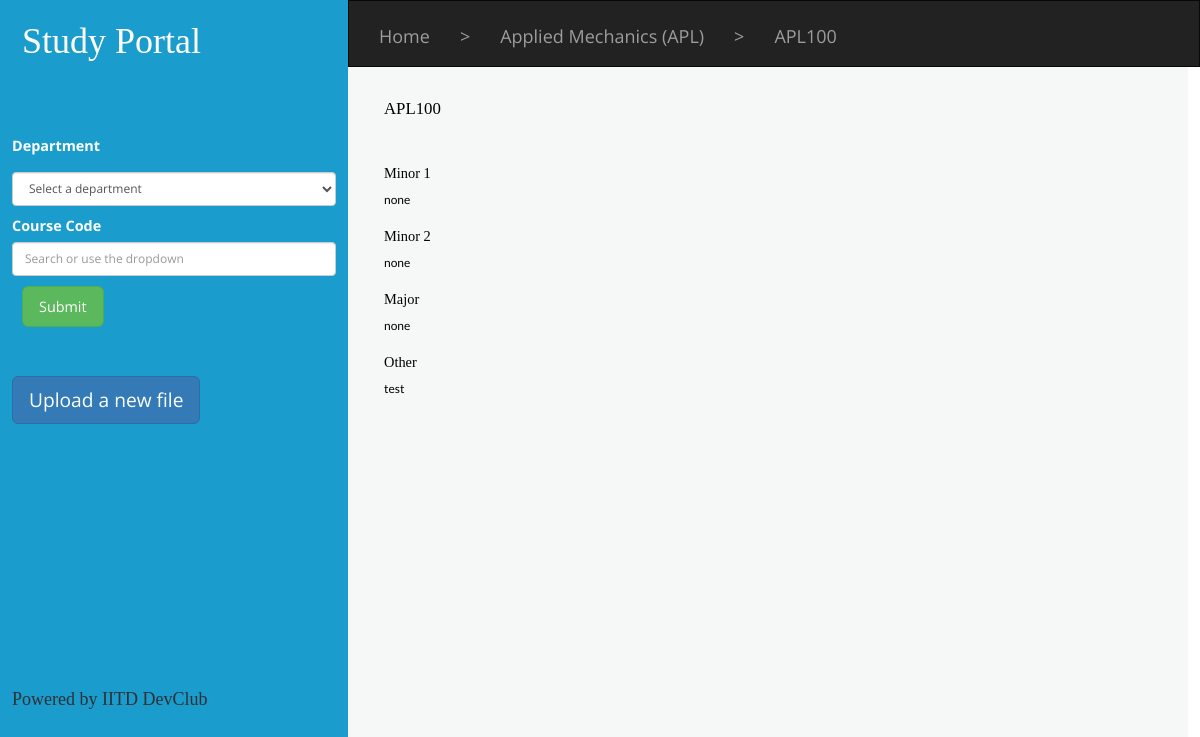
Before: /studapp/view/?department=1&course_code=APL100 with the older database file.
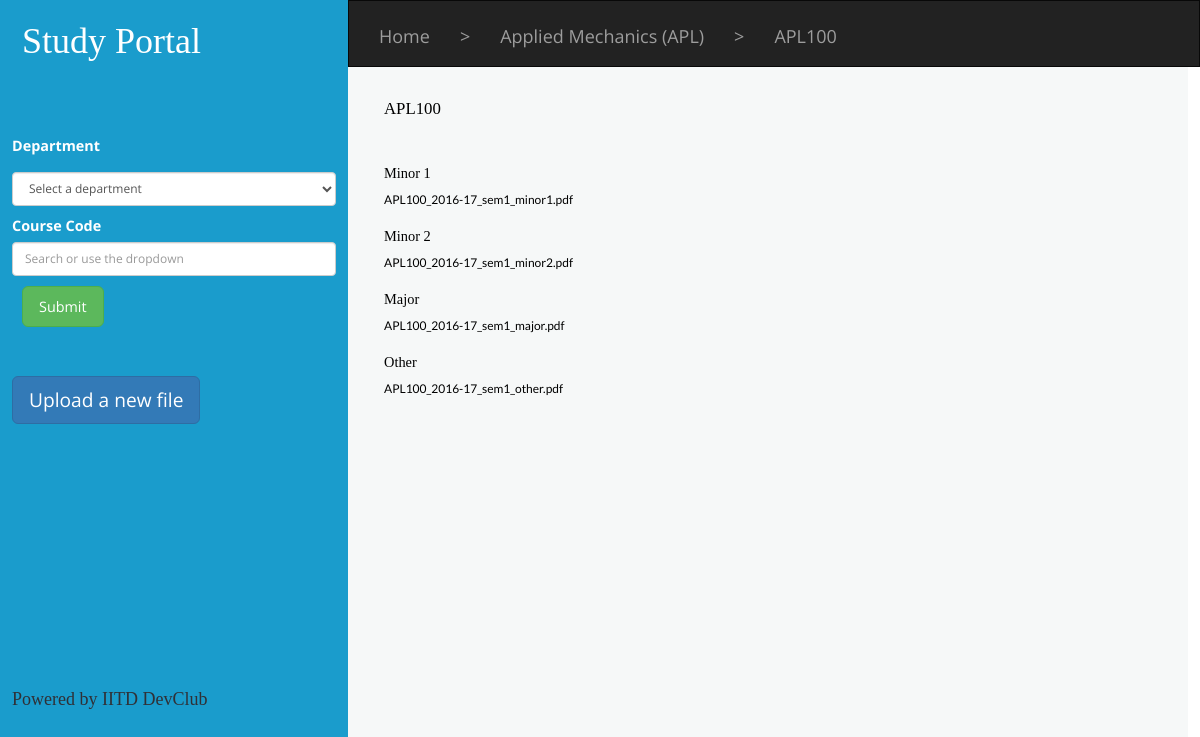
After: the same page with the newer database file.
### studapp/models.py (models this page shows, shortened)
class Course_code(models.Model):
	dept=models.ForeignKey(Department,on_delete=models.CASCADE)
	code=models.CharField(max_length=6)#like APL100

class Department(models.Model):
	dept=models.CharField(max_length=50)
	code=models.CharField(max_length=3)

class Minor1(models.Model):
	course=models.ForeignKey(Course_code,on_delete=models.CASCADE)
	paper = models.FileField()

class Minor2(models.Model):
	course=models.ForeignKey(Course_code,on_delete=models.CASCADE)
	paper = models.FileField()

class Major(models.Model):
	course=models.ForeignKey(Course_code,on_delete=models.CASCADE)
	paper = models.FileField()

class Other(models.Model):
	course=models.ForeignKey(Course_code,on_delete=models.CASCADE)
	paper= models.FileField()

### studapp/views.py (the view)
def display(request):
	all_departments=Department.objects.order_by('dept')
	all_courses=Course_code.objects.order_by('code')
	department_id=request.GET.get('department','None')
	try:
		course_code_id=Course_code.objects.get(code=request.GET.get('course_code','None')).id
	except:
		course_code_id='0'
	if department_id=='0' and course_code_id=='0':
		return render(request,'studapp/index.html',{'departments':all_departments,'courses':all_courses})
	elif course_code_id=='0':
		dept=Department.objects.get(pk=department_id)
		return render(request,'studapp/get_course_codes.html',{'department':dept,'departments':all_departments,'courses':all_courses})
	else:
		course=Course_code.objects.get(pk=course_code_id)
		return render(request,'studapp/get_papers.html',{'course':course,'departments':all_departments,'courses':all_courses})

### studapp/templates/studapp/get_papers.html (shortened to what this page needs)
{% extends 'studapp/index.html' %}
{% load static %}
{% block navbar %}
<nav class="navbar navbar-inverse" style="position:fixed;top:0px;width:71vw;border-radius:0px;left:29vw;">
  <div class="container-fluid">
    <ol class="nav navbar-nav" style='font-size:1.5vw;padding-bottom: 5px;'>
      <li style="display: inline-block;"><a href="/studapp/">Home</a></li>
<li style="pointer-events: none;cursor: default; display: inline-block;" class='nav_li'><a href="/studapp/">></a></li>
<li style="display: inline-block;"><a href="?department={{course.dept.id}}&course_code=0">{{course.dept.dept}}</a></li>
<li style="pointer-events: none;cursor: default;display: inline-block;" class='nav_li'><a href="/studapp/">></a></li>
	<li class='nav_li' style="display: inline-block;"><a href="?department={{course.dept.id}}&course_code={{course.id}}">{{course.code}}</a></li>
    </ol>
  </div>
</nav>
{% endblock %}
{% block content %}
<h2 id='code'>{{ course.code }}</h2>
<br />
<h3>Minor 1</h3>
<span id='papers'>
{% for exam in course.minor1_set.all %}
<a class='p' href={{exam.paper.url}}>{{exam.paper}}</a>
{% endfor %}
<h3>Minor 2</h3>
{% for exam in course.minor2_set.all %}
<a class='p' href={{exam.paper.url}}>{{exam.paper}}</a>
{% endfor %}
<h3>Major</h3>
{% for exam in course.major_set.all %}
<a class='p' href={{exam.paper.url}}>{{exam.paper}}</a>
{% endfor %}
<h3>Other</h3>
{% for exam in course.other_set.all %}
<a class='p' href={{exam.paper.url}}>{{exam.paper}}</a>
{% endfor %}
</span>
{% endblock %}

### studapp/templates/studapp/index.html (shortened to what this page needs)
{% load static %}
<html>
<head>
	<link rel="stylesheet" href="https://maxcdn.bootstrapcdn.com/bootstrap/3.3.7/css/bootstrap.min.css">
	<link type="text/css" rel="stylesheet" href="{% static 'studapp/style.css' %}"/>
</head>
<body>
  <div class="sidebar">
	<a style="text-decoration:none" href="/studapp/"><h1 style="color:white;font-size:3vw; ">Study Portal</h1></a>
	{% block sidebar %}
	<div class="input">
	<form action="/studapp/view" id='course_with_code' method='get'>
	<div class="form-group">
	<label for="course_code" style="color:white;font-size: 1.2vw;">Department</label>
	<select class='form-control' name="department" form="course_with_code" id='select1' style="font-size: 1vw;">
		 <option value="0" selected="selected">Select a department</option>
	</select>
	<label for="course_code" style="color:white; font-size: 1.2vw;">Course Code</label>
	<input type='text' style='margin:0px; font-size: 1vw;' class='form-control' list='course_code' name="course_code" form="course_with_code" autocomplete="off" id='select2' placeholder="Search or use the dropdown" >
 	<input  type="submit" class="btn btn-success btn-lg" style="font-size:1.2vw;"></div></form></div>
	{% endblock %}
	<br/>
	<br/>
	<a href="/studapp/upload" class="btn btn-primary btn-lg" style="font-size:1.6vw;">Upload a new file</a>
	<h2 class="text-primary" style="color:#303036; font-size:1.5vw; position: fixed; bottom: 10vh; margin-top: 10vh;">Powered by IITD DevClub<h2>
  </div>
  <div class="content container">
{% block navbar %}{% endblock %}
{% block content %}{% endblock %}
 </div>
</body>
</html>

### studapp/static/studapp/style.css (style rules this page uses)
* { box-sizing: border-box; }
body { margin: 0; padding:0; }
.sidebar { width: 29vw; height: 100vh; left:0; top:0; position: fixed; padding: 1%; background-color: #1a9ccc; }
.content { width:70vw; padding:10vh 3vw; height:100vh; background-color: rgb(246, 248, 248); margin-left: 29vw ; background-repeat: repeat-y; }
a { color: White; text-decoration: none; }
h1 { color: White; font-family: 'Slabo 27px', serif; margin: 10px; width: 100%; }
select { padding: 5px; margin: 10px 0px; width: 100%; }
.input { padding-top: 20%; }
input { margin: 10px; padding: 5px; }
h1,h2,h3 { color: rgb(0,0,0); font-family: 'Slabo 27px', serif; }
h2 { font-size: 1.4vw; }
h3 { font-size: 1.2vw; width: 300px; }
.p { color: Black; font-family: Lato; }
html { background: rgb(244, 246, 246); }
body { font-family: 'Open Sans', sans-serif; font-size: 1vw; font-weight: 400; }
li { display: block; margin: 10px 0 0 0; }

Changed rows visible on the page:
removed Other: paper "test"
changed Minor1: paper "none" → "APL100_2016-17_sem1_minor1.pdf"
changed Minor2: paper "none" → "APL100_2016-17_sem1_minor2.pdf"
changed Major: paper "none" → "APL100_2016-17_sem1_major.pdf"
added Other: paper "APL100_2016-17_sem1_other.pdf"
